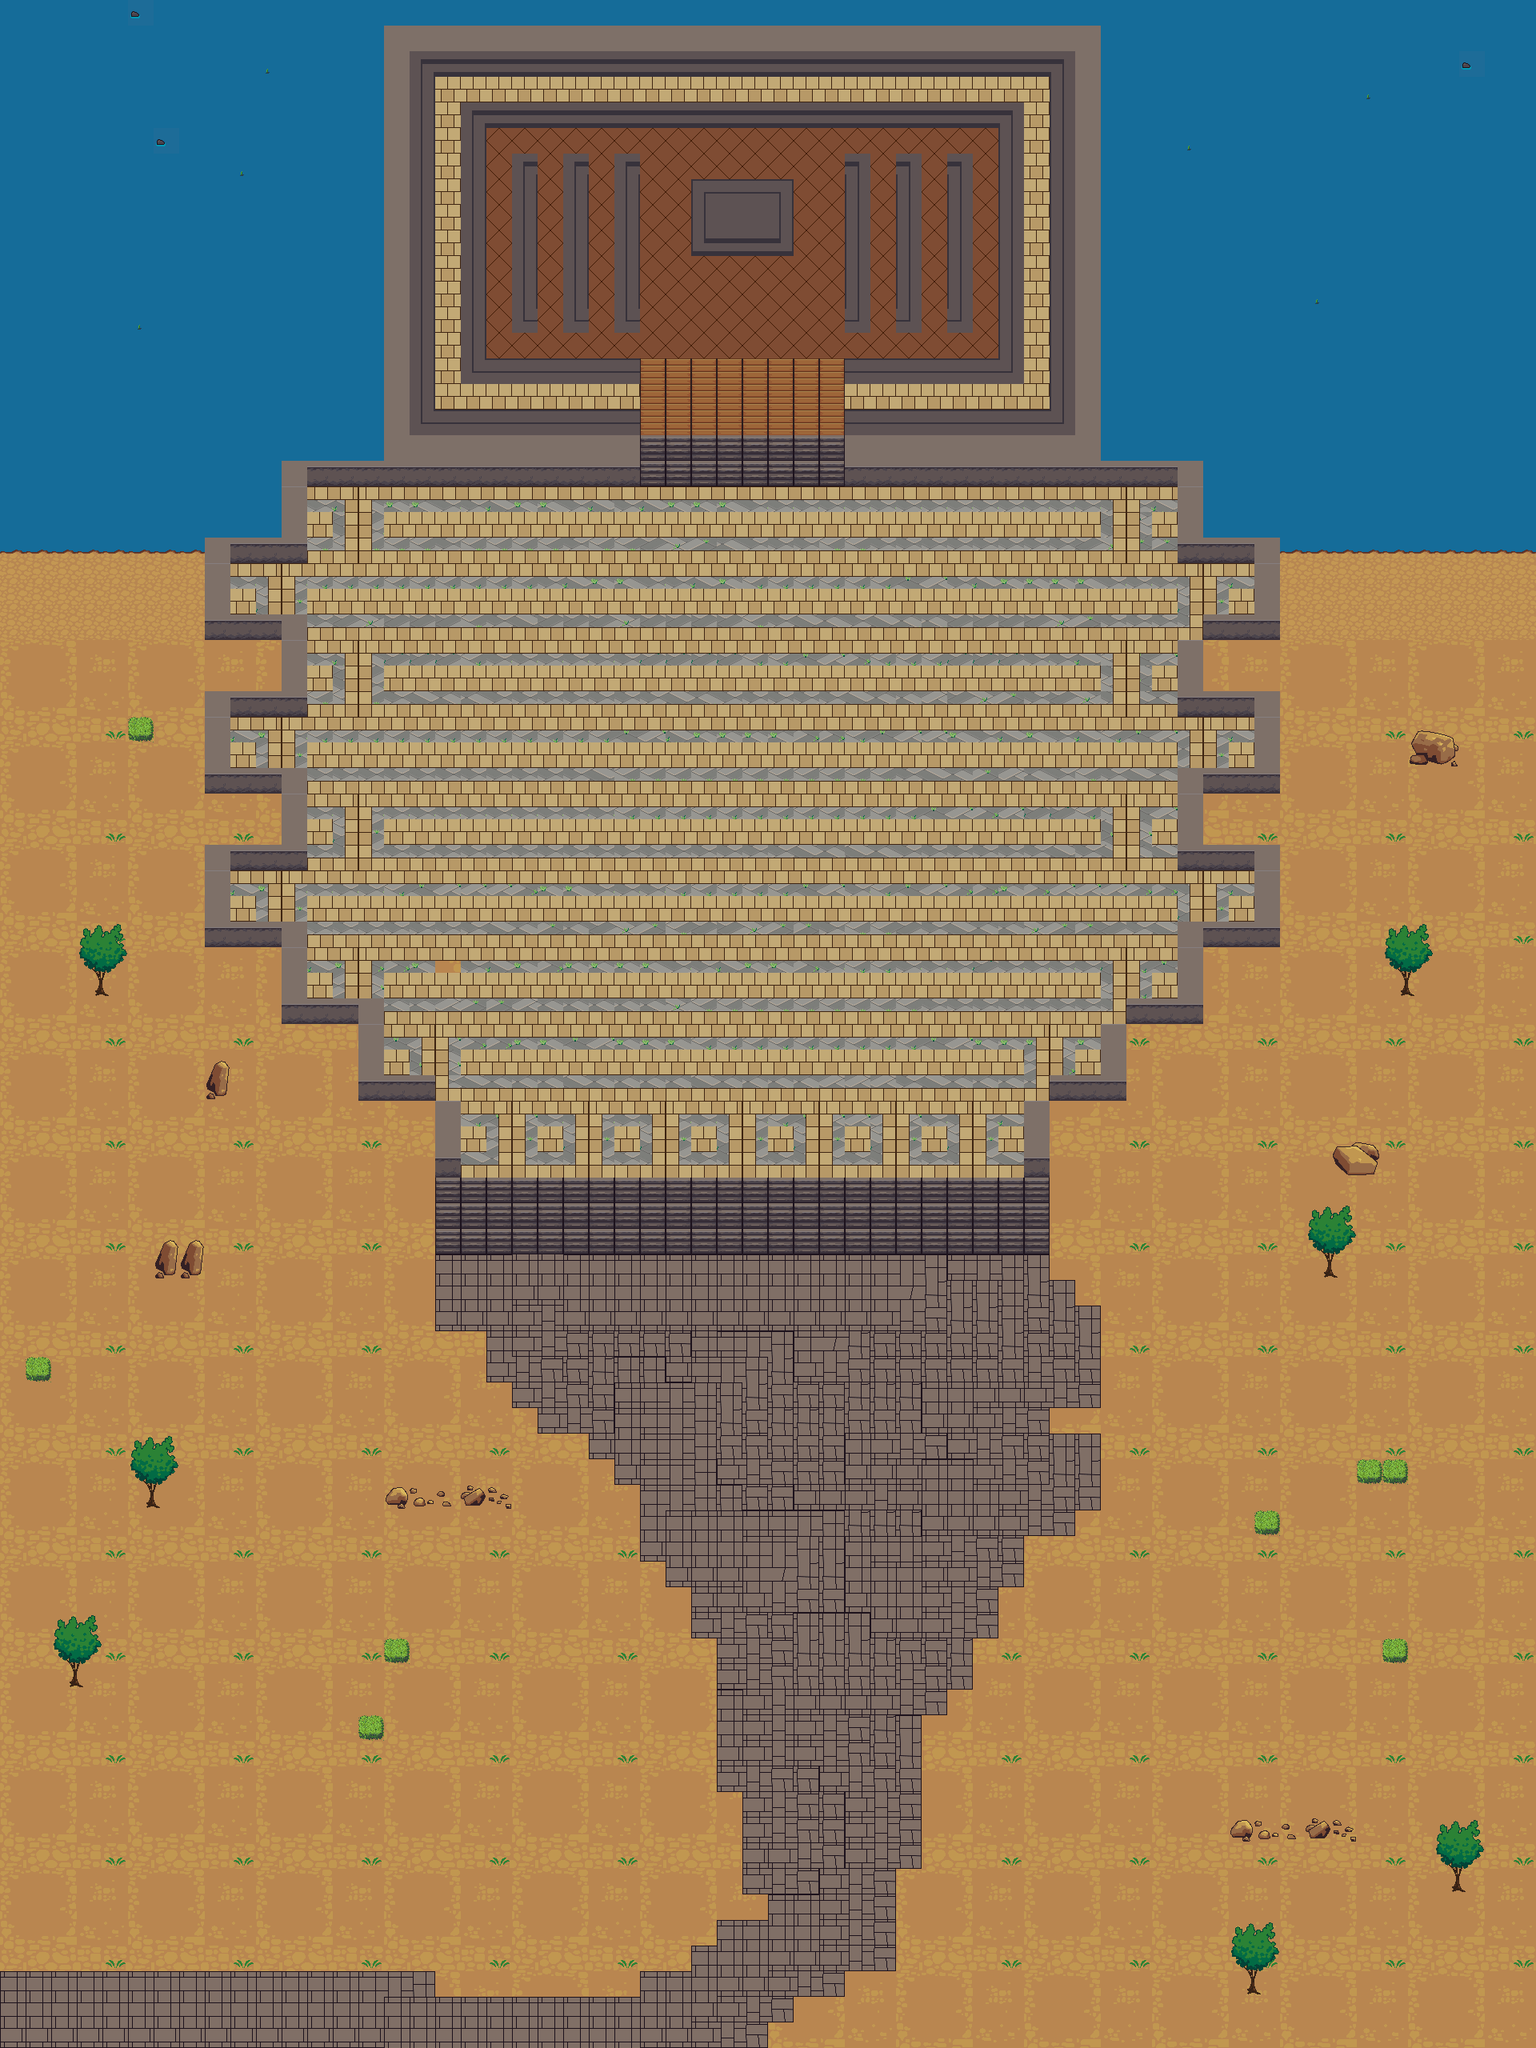

The image is a tile-based game level rendered from a .tmx file. Its description and source (layers, tilesets, objects; grid data summarised) follow:
An orthogonal 60x80 tile map with 32x32 px tiles, 3 tile layers (Base Terrain, Buildings, Walls), 2 tilesets.

<map version="1.0" orientation="orthogonal" renderorder="right-down" width="60" height="80" tilewidth="32" tileheight="32" nextobjectid="1">
 <tileset firstgid="1" name="terrain_atlas" tilewidth="32" tileheight="32" tilecount="1024" columns="32">
  <image source="Tilesets/terrain_atlas.png" width="1024" height="1024" />
 </tileset>
 <tileset firstgid="1025" name="base_out_atlas" tilewidth="32" tileheight="32" tilecount="1024" columns="32">
  <image source="Tilesets/base_out_atlas.png" width="1024" height="1024" />
 </tileset>
 <layer name="Base Terrain" width="60" height="80">
  <data>[4800 cells, 4800 non-empty, 30 distinct tile ids]</data>
 </layer>
 <layer name="Buildings" width="60" height="80">
  <data>[4800 cells, 2070 non-empty, 59 distinct tile ids]</data>
 </layer>
 <layer name="Walls" width="60" height="80">
  <data>[4800 cells, 276 non-empty, 6 distinct tile ids]</data>
 </layer>
</map>
